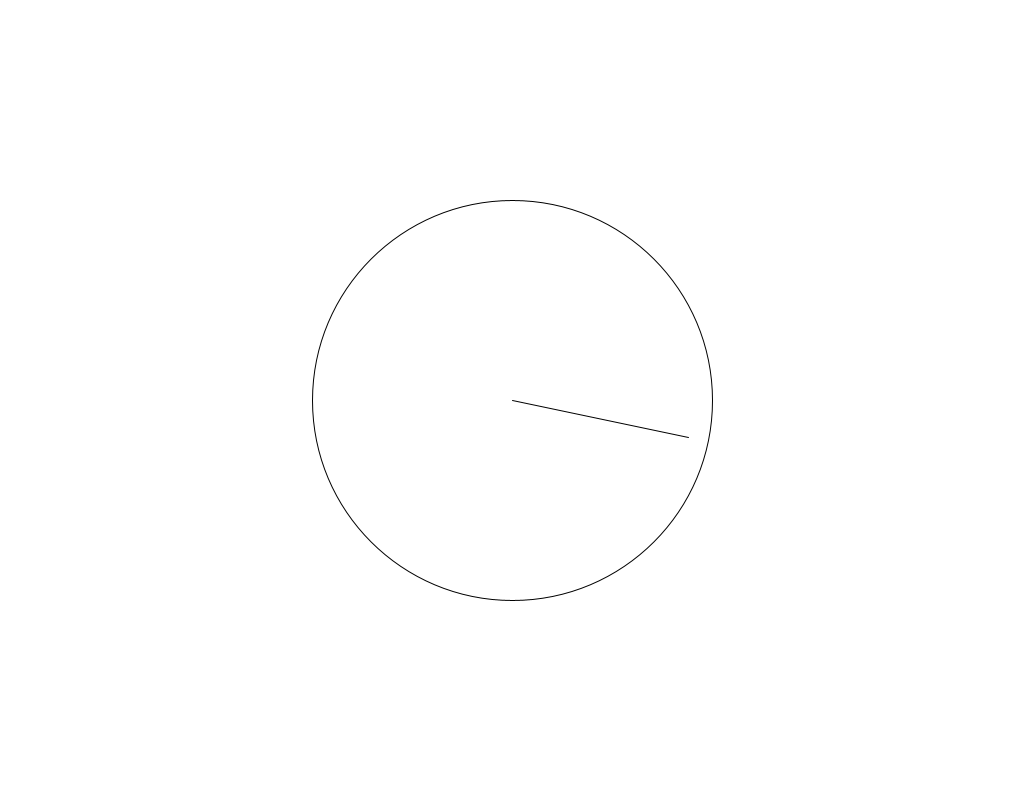
Frame 1 (no input)
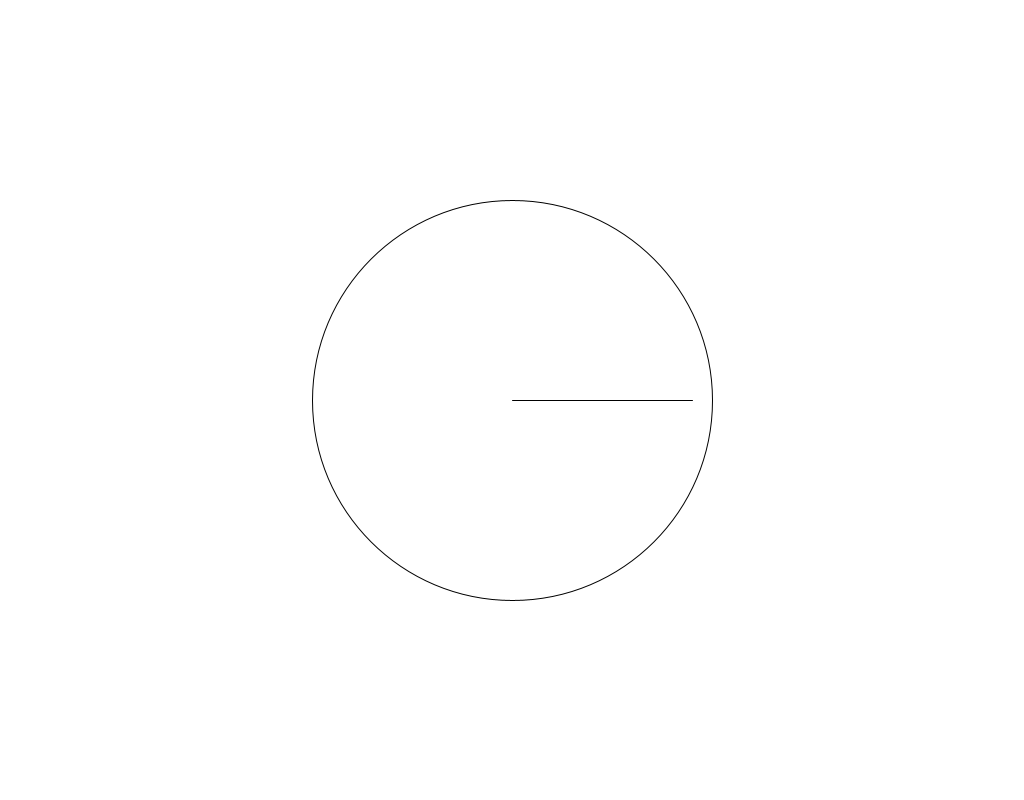
Frame 60 (the mouse pressed at the canvas centre just before this capture)
Frame 120 (the mouse held since frame 60 and released just before this capture): identical to frame 60, image omitted

The Processing sketch that drew these frames (run headless with seeded random() and noise(); from frame 60 on, the mouse is pressed at the canvas centre):

// Processing sketch: GN_PC_CP1_CercleLigneRotative
// ── GN_PC_CP1_CercleLigneRotative.pde
int i; // variable entière
final int pas=12; // constante entière
void setup() {
  size(1024,800); /* initialisation de la taille de la
  fenêtre */
  i=0; // initialisation
}
void draw() {
  background(255); // efface l’écran en blanc
  ellipse(512,400,400,400);
  i+=pas; // incrémente i de pas
  float angle=radians(i); // convertit i en radians
  translate(512,400); /* translate le point origine
  précédent du vecteur (512,400)*/
  line(0,0,180*cos(angle),180*sin(angle));
}
